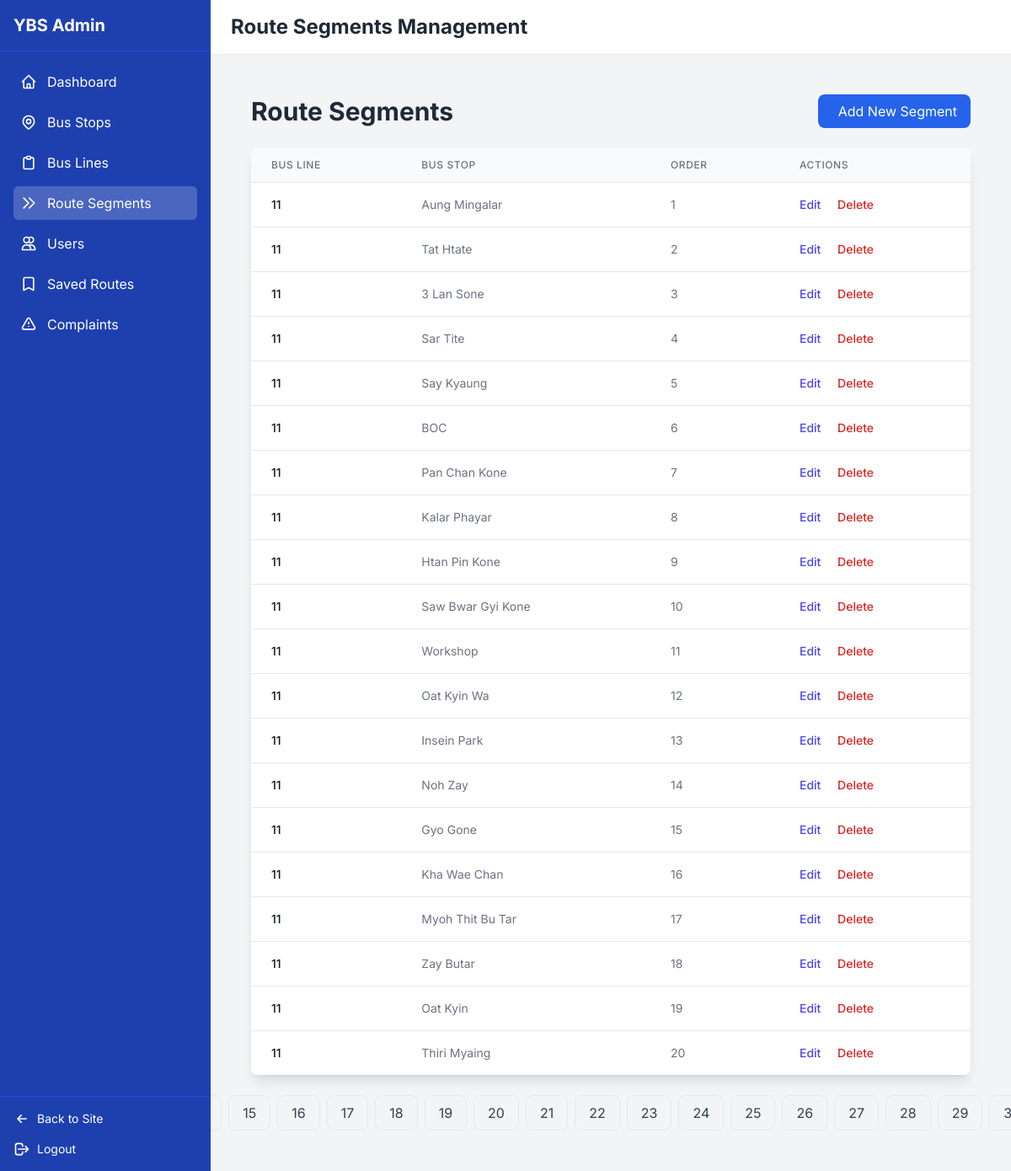
The app's page /admin-dashboard/route-segments/ (signed in) with its own data.
### bus_routes/models.py (models this page shows, shortened)
class RouteSegment(models.Model):
    bus_line = models.ForeignKey(BusLine, on_delete=models.CASCADE, related_name='route_segments',
                                 verbose_name="Bus Line")
    bus_stop = models.ForeignKey(BusStop, on_delete=models.CASCADE, related_name='route_segments',
                                 verbose_name="Bus Stop")
    order = models.IntegerField(verbose_name="Stop Order")  # Order of the stop on the route
    class Meta:
        ordering = ['bus_line', 'order']
        unique_together = ('bus_line', 'bus_stop', 'order')  # Order of a stop must be unique within a bus line
        verbose_name = "Route Segment"
        verbose_name_plural = "Route Segments"

class BusLine(models.Model):
    line_number = models.IntegerField(unique=True, verbose_name="Bus Line Number")
    description = models.TextField(blank=True, verbose_name="Description")
    class Meta:
        verbose_name = "Bus Line"
        verbose_name_plural = "Bus Lines"

class BusStop(models.Model):
    name_mm = models.CharField(max_length=255, verbose_name="Stop Name (Myanmar)")
    name_en = models.CharField(max_length=255, verbose_name="Stop Name (English)")
    road_name_mm = models.CharField(max_length=255, blank=True, null=True, verbose_name="Road Name (Myanmar)")
    road_name_en = models.CharField(max_length=255, blank=True, null=True, verbose_name="Road Name (English)")
    latitude = models.DecimalField(max_digits=9, decimal_places=6, null=True, blank=True, verbose_name="Latitude")
    longitude = models.DecimalField(max_digits=9, decimal_places=6, null=True, blank=True, verbose_name="Longitude")
    class Meta:
        verbose_name = "Bus Stop"
        verbose_name_plural = "Bus Stops"
        unique_together = (('name_mm', 'road_name_mm'), ('name_en', 'road_name_en'))

### bus_routes/views.py (the view)
# urls.py: path('admin-dashboard/route-segments/', views.admin_route_segments, name='admin_route_segments'),
@user_passes_test(is_admin)
def admin_route_segments(request):
    segments_list = RouteSegment.objects.all().order_by('bus_line__line_number', 'order').select_related('bus_line',
                                                                                                         'bus_stop')
    paginator = Paginator(segments_list, 20)  # Show 20 segments per page
    page_number = request.GET.get('page')
    page_obj = paginator.get_page(page_number)
    return render(request, 'admin_route_segments.html', {
        'active_tab': 'route_segments',
        'segments': page_obj
    })

### bus_routes/views.py (called while the page is built)
def is_admin(user):
    return user.is_authenticated and user.is_staff

### templates/admin_route_segments.html (shortened to what this page needs)
{% extends "admin_dashboard.html" %}
{% block header_title %}Route Segments Management{% endblock %}
{% block content %}
    <div class="p-6">
        <div class="flex justify-between items-center mb-6">
            <h1 class="text-3xl font-bold text-gray-800">Route Segments</h1>
            <a href="{% url 'admin_route_segment_add' %}" class="bg-blue-600 text-white px-4 py-2 rounded-lg hover:bg-blue-700 transition-all duration-200">
                Add New Segment
            </a>
        </div>
        {% if segments %}
        <div class="bg-white shadow-lg rounded-lg overflow-hidden">
            <table class="min-w-full divide-y divide-gray-200">
                <thead class="bg-gray-50">
                    <tr>
                        <th class="px-6 py-3 text-left text-xs font-medium text-gray-500 uppercase tracking-wider">Bus Line</th>
                        <th class="px-6 py-3 text-left text-xs font-medium text-gray-500 uppercase tracking-wider">Bus Stop</th>
                        <th class="px-6 py-3 text-left text-xs font-medium text-gray-500 uppercase tracking-wider">Order</th>
                        <th class="px-6 py-3 text-left text-xs font-medium text-gray-500 uppercase tracking-wider">Actions</th>
                    </tr>
                </thead>
                <tbody class="bg-white divide-y divide-gray-200">
                    {% for segment in segments %}
                    <tr>
                        <td class="px-6 py-4 whitespace-nowrap text-sm font-medium text-gray-900">{{ segment.bus_line.line_number }}</td>
                        <td class="px-6 py-4 whitespace-nowrap text-sm text-gray-500">{{ segment.bus_stop.name_en }}</td>
                        <td class="px-6 py-4 whitespace-nowrap text-sm text-gray-500">{{ segment.order }}</td>
                        <td class="px-6 py-4 whitespace-nowrap text-sm font-medium">
                            <a href="{% url 'admin_route_segment_edit' segment.id %}" class="text-indigo-600 hover:text-indigo-900 mr-4">Edit</a>
                            <a href="{% url 'admin_route_segment_delete' segment.id %}" class="text-red-600 hover:text-red-900" onclick="return confirm('Are you sure you want to delete this route segment?')">Delete</a>
                        </td>
                    </tr>
                    {% endfor %}
                </tbody>
            </table>
        </div>
        {% if segments.has_other_pages %}
        <div class="flex justify-center items-center mt-6">
            <nav class="flex items-center space-x-2">
                {% for i in segments.paginator.page_range %}
                    {% if segments.number == i %}
                        <span class="px-4 py-2 border rounded-lg bg-blue-600 text-white font-bold">{{ i }}</span>
                    {% else %}
                        <a href="?page={{ i }}" class="px-4 py-2 border rounded-lg text-gray-700 hover:bg-gray-200 transition-all duration-200">{{ i }}</a>
                    {% endif %}
                {% endfor %}
            </nav>
        </div>
        {% endif %}
        {% else %}
            <p class="text-gray-500">No route segments found. Add one to get started.</p>
        {% endif %}
    </div>
{% endblock %}

### templates/admin_dashboard.html (style rules this page uses)
body { font-family: 'Inter', sans-serif; background-color: #f3f4f6; }

### records on screen
RouteSegment: bus_line.line_number "11", bus_stop.name_en "Aung Mingalar", order "1"
RouteSegment: bus_line.line_number "11", bus_stop.name_en "Tat Htate", order "2"
RouteSegment: bus_line.line_number "11", bus_stop.name_en "3 Lan Sone", order "3"
RouteSegment: bus_line.line_number "11", bus_stop.name_en "Sar Tite", order "4"
RouteSegment: bus_line.line_number "11", bus_stop.name_en "Say Kyaung", order "5"
RouteSegment: bus_line.line_number "11", bus_stop.name_en "BOC", order "6"
RouteSegment: bus_line.line_number "11", bus_stop.name_en "Pan Chan Kone", order "7"
RouteSegment: bus_line.line_number "11", bus_stop.name_en "Kalar Phayar", order "8"
RouteSegment: bus_line.line_number "11", bus_stop.name_en "Htan Pin Kone", order "9"
RouteSegment: bus_line.line_number "11", bus_stop.name_en "Saw Bwar Gyi Kone", order "10"
RouteSegment: bus_line.line_number "11", bus_stop.name_en "Workshop", order "11"
RouteSegment: bus_line.line_number "11", bus_stop.name_en "Oat Kyin Wa", order "12"
RouteSegment: bus_line.line_number "11", bus_stop.name_en "Insein Park", order "13"
RouteSegment: bus_line.line_number "11", bus_stop.name_en "Noh Zay", order "14"
RouteSegment: bus_line.line_number "11", bus_stop.name_en "Gyo Gone", order "15"
RouteSegment: bus_line.line_number "11", bus_stop.name_en "Kha Wae Chan", order "16"
RouteSegment: bus_line.line_number "11", bus_stop.name_en "Myoh Thit Bu Tar", order "17"
RouteSegment: bus_line.line_number "11", bus_stop.name_en "Zay Butar", order "18"
RouteSegment: bus_line.line_number "11", bus_stop.name_en "Oat Kyin", order "19"
RouteSegment: bus_line.line_number "11", bus_stop.name_en "Thiri Myaing", order "20"

### other values on screen
{{ i }} "15" "16" "17" "18" "19" "20" "21" "22" "23" "24" "25" "26" "27" "28" "29"
